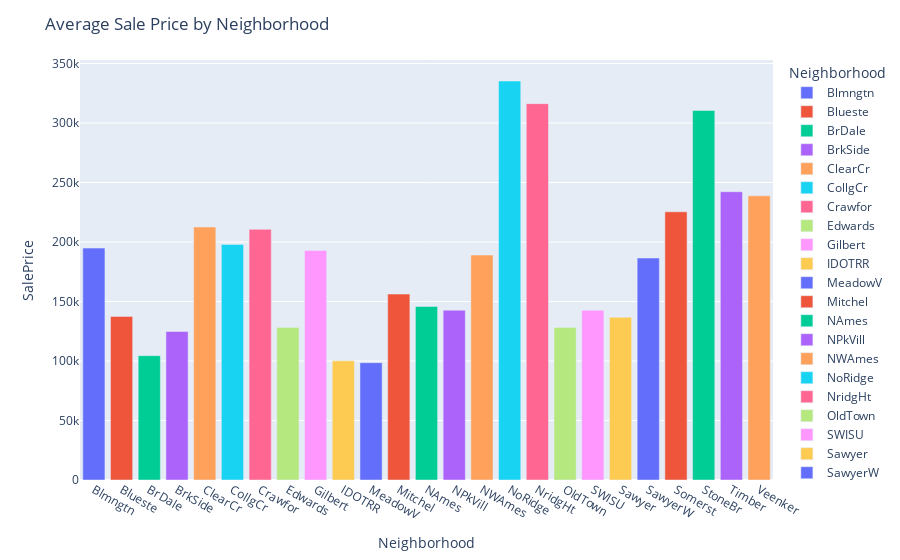

The notebook cell this image was saved under:
### Code cell
neighborhood_prices = prices_df.groupby('Neighborhood')['SalePrice'].mean().reset_index()

# Using Plotly Express
fig = px.bar(neighborhood_prices, x='Neighborhood', y='SalePrice', color='Neighborhood')
fig.update_layout(title='Average Sale Price by Neighborhood')
fig.show()

### Figure 1 — Plotly figure (JSON) as saved in the notebook; plotly's stock layout.template omitted (floating-point values rounded to 4 significant figures)
{"data": [{"alignmentgroup": "True", "hovertemplate": "Neighborhood=%{x}<br>SalePrice=%{y}<extra></extra>", "legendgroup": "Blmngtn", "marker": {"color": "#636efa", "pattern": {"shape": ""}}, "name": "Blmngtn", "offsetgroup": "Blmngtn", "orientation": "v", "showlegend": true, "textposition": "auto", "type": "bar", "x": ["Blmngtn"], "xaxis": "x", "y": [194900.0], "yaxis": "y"}, {"alignmentgroup": "True", "hovertemplate": "Neighborhood=%{x}<br>SalePrice=%{y}<extra></extra>", "legendgroup": "Blueste", "marker": {"color": "#EF553B", "pattern": {"shape": ""}}, "name": "Blueste", "offsetgroup": "Blueste", "orientation": "v", "showlegend": true, "textposition": "auto", "type": "bar", "x": ["Blueste"], "xaxis": "x", "y": [137500], "yaxis": "y"}, {"alignmentgroup": "True", "hovertemplate": "Neighborhood=%{x}<br>SalePrice=%{y}<extra></extra>", "legendgroup": "BrDale", "marker": {"color": "#00cc96", "pattern": {"shape": ""}}, "name": "BrDale", "offsetgroup": "BrDale", "orientation": "v", "showlegend": true, "textposition": "auto", "type": "bar", "x": ["BrDale"], "xaxis": "x", "y": [104500.0], "yaxis": "y"}, {"alignmentgroup": "True", "hovertemplate": "Neighborhood=%{x}<br>SalePrice=%{y}<extra></extra>", "legendgroup": "BrkSide", "marker": {"color": "#ab63fa", "pattern": {"shape": ""}}, "name": "BrkSide", "offsetgroup": "BrkSide", "orientation": "v", "showlegend": true, "textposition": "auto", "type": "bar", "x": ["BrkSide"], "xaxis": "x", "y": [124800.0], "yaxis": "y"}, {"alignmentgroup": "True", "hovertemplate": "Neighborhood=%{x}<br>SalePrice=%{y}<extra></extra>", "legendgroup": "ClearCr", "marker": {"color": "#FFA15A", "pattern": {"shape": ""}}, "name": "ClearCr", "offsetgroup": "ClearCr", "orientation": "v", "showlegend": true, "textposition": "auto", "type": "bar", "x": ["ClearCr"], "xaxis": "x", "y": [212600.0], "yaxis": "y"}, {"alignmentgroup": "True", "hovertemplate": "Neighborhood=%{x}<br>SalePrice=%{y}<extra></extra>", "legendgroup": "CollgCr", "marker": {"color": "#19d3f3", "pattern": {"shape": ""}}, "name": "CollgCr", "offsetgroup": "CollgCr", "orientation": "v", "showlegend": true, "textposition": "auto", "type": "bar", "x": ["CollgCr"], "xaxis": "x", "y": [198000.0], "yaxis": "y"}, {"alignmentgroup": "True", "hovertemplate": "Neighborhood=%{x}<br>SalePrice=%{y}<extra></extra>", "legendgroup": "Crawfor", "marker": {"color": "#FF6692", "pattern": {"shape": ""}}, "name": "Crawfor", "offsetgroup": "Crawfor", "orientation": "v", "showlegend": true, "textposition": "auto", "type": "bar", "x": ["Crawfor"], "xaxis": "x", "y": [210600.0], "yaxis": "y"}, {"alignmentgroup": "True", "hovertemplate": "Neighborhood=%{x}<br>SalePrice=%{y}<extra></extra>", "legendgroup": "Edwards", "marker": {"color": "#B6E880", "pattern": {"shape": ""}}, "name": "Edwards", "offsetgroup": "Edwards", "orientation": "v", "showlegend": true, "textposition": "auto", "type": "bar", "x": ["Edwards"], "xaxis": "x", "y": [128200.0], "yaxis": "y"}, {"alignmentgroup": "True", "hovertemplate": "Neighborhood=%{x}<br>SalePrice=%{y}<extra></extra>", "legendgroup": "Gilbert", "marker": {"color": "#FF97FF", "pattern": {"shape": ""}}, "name": "Gilbert", "offsetgroup": "Gilbert", "orientation": "v", "showlegend": true, "textposition": "auto", "type": "bar", "x": ["Gilbert"], "xaxis": "x", "y": [192900.0], "yaxis": "y"}, {"alignmentgroup": "True", "hovertemplate": "Neighborhood=%{x}<br>SalePrice=%{y}<extra></extra>", "legendgroup": "IDOTRR", "marker": {"color": "#FECB52", "pattern": {"shape": ""}}, "name": "IDOTRR", "offsetgroup": "IDOTRR", "orientation": "v", "showlegend": true, "textposition": "auto", "type": "bar", "x": ["IDOTRR"], "xaxis": "x", "y": [100100.0], "yaxis": "y"}, {"alignmentgroup": "True", "hovertemplate": "Neighborhood=%{x}<br>SalePrice=%{y}<extra></extra>", "legendgroup": "MeadowV", "marker": {"color": "#636efa", "pattern": {"shape": ""}}, "name": "MeadowV", "offsetgroup": "MeadowV", "orientation": "v", "showlegend": true, "textposition": "auto", "type": "bar", "x": ["MeadowV"], "xaxis": "x", "y": [98580.0], "yaxis": "y"}, {"alignmentgroup": "True", "hovertemplate": "Neighborhood=%{x}<br>SalePrice=%{y}<extra></extra>", "legendgroup": "Mitchel", "marker": {"color": "#EF553B", "pattern": {"shape": ""}}, "name": "Mitchel", "offsetgroup": "Mitchel", "orientation": "v", "showlegend": true, "textposition": "auto", "type": "bar", "x": ["Mitchel"], "xaxis": "x", "y": [156300.0], "yaxis": "y"}, {"alignmentgroup": "True", "hovertemplate": "Neighborhood=%{x}<br>SalePrice=%{y}<extra></extra>", "legendgroup": "NAmes", "marker": {"color": "#00cc96", "pattern": {"shape": ""}}, "name": "NAmes", "offsetgroup": "NAmes", "orientation": "v", "showlegend": true, "textposition": "auto", "type": "bar", "x": ["NAmes"], "xaxis": "x", "y": [145800.0], "yaxis": "y"}, {"alignmentgroup": "True", "hovertemplate": "Neighborhood=%{x}<br>SalePrice=%{y}<extra></extra>", "legendgroup": "NPkVill", "marker": {"color": "#ab63fa", "pattern": {"shape": ""}}, "name": "NPkVill", "offsetgroup": "NPkVill", "orientation": "v", "showlegend": true, "textposition": "auto", "type": "bar", "x": ["NPkVill"], "xaxis": "x", "y": [142700.0], "yaxis": "y"}, {"alignmentgroup": "True", "hovertemplate": "Neighborhood=%{x}<br>SalePrice=%{y}<extra></extra>", "legendgroup": "NWAmes", "marker": {"color": "#FFA15A", "pattern": {"shape": ""}}, "name": "NWAmes", "offsetgroup": "NWAmes", "orientation": "v", "showlegend": true, "textposition": "auto", "type": "bar", "x": ["NWAmes"], "xaxis": "x", "y": [189100.0], "yaxis": "y"}, {"alignmentgroup": "True", "hovertemplate": "Neighborhood=%{x}<br>SalePrice=%{y}<extra></extra>", "legendgroup": "NoRidge", "marker": {"color": "#19d3f3", "pattern": {"shape": ""}}, "name": "NoRidge", "offsetgroup": "NoRidge", "orientation": "v", "showlegend": true, "textposition": "auto", "type": "bar", "x": ["NoRidge"], "xaxis": "x", "y": [335300.0], "yaxis": "y"}, {"alignmentgroup": "True", "hovertemplate": "Neighborhood=%{x}<br>SalePrice=%{y}<extra></extra>", "legendgroup": "NridgHt", "marker": {"color": "#FF6692", "pattern": {"shape": ""}}, "name": "NridgHt", "offsetgroup": "NridgHt", "orientation": "v", "showlegend": true, "textposition": "auto", "type": "bar", "x": ["NridgHt"], "xaxis": "x", "y": [316300.0], "yaxis": "y"}, {"alignmentgroup": "True", "hovertemplate": "Neighborhood=%{x}<br>SalePrice=%{y}<extra></extra>", "legendgroup": "OldTown", "marker": {"color": "#B6E880", "pattern": {"shape": ""}}, "name": "OldTown", "offsetgroup": "OldTown", "orientation": "v", "showlegend": true, "textposition": "auto", "type": "bar", "x": ["OldTown"], "xaxis": "x", "y": [128200.0], "yaxis": "y"}, {"alignmentgroup": "True", "hovertemplate": "Neighborhood=%{x}<br>SalePrice=%{y}<extra></extra>", "legendgroup": "SWISU", "marker": {"color": "#FF97FF", "pattern": {"shape": ""}}, "name": "SWISU", "offsetgroup": "SWISU", "orientation": "v", "showlegend": true, "textposition": "auto", "type": "bar", "x": ["SWISU"], "xaxis": "x", "y": [142600.0], "yaxis": "y"}, {"alignmentgroup": "True", "hovertemplate": "Neighborhood=%{x}<br>SalePrice=%{y}<extra></extra>", "legendgroup": "Sawyer", "marker": {"color": "#FECB52", "pattern": {"shape": ""}}, "name": "Sawyer", "offsetgroup": "Sawyer", "orientation": "v", "showlegend": true, "textposition": "auto", "type": "bar", "x": ["Sawyer"], "xaxis": "x", "y": [136800.0], "yaxis": "y"}, {"alignmentgroup": "True", "hovertemplate": "Neighborhood=%{x}<br>SalePrice=%{y}<extra></extra>", "legendgroup": "SawyerW", "marker": {"color": "#636efa", "pattern": {"shape": ""}}, "name": "SawyerW", "offsetgroup": "SawyerW", "orientation": "v", "showlegend": true, "textposition": "auto", "type": "bar", "x": ["SawyerW"], "xaxis": "x", "y": [186600.0], "yaxis": "y"}, {"alignmentgroup": "True", "hovertemplate": "Neighborhood=%{x}<br>SalePrice=%{y}<extra></extra>", "legendgroup": "Somerst", "marker": {"color": "#EF553B", "pattern": {"shape": ""}}, "name": "Somerst", "offsetgroup": "Somerst", "orientation": "v", "showlegend": true, "textposition": "auto", "type": "bar", "x": ["Somerst"], "xaxis": "x", "y": [225400.0], "yaxis": "y"}, {"alignmentgroup": "True", "hovertemplate": "Neighborhood=%{x}<br>SalePrice=%{y}<extra></extra>", "legendgroup": "StoneBr", "marker": {"color": "#00cc96", "pattern": {"shape": ""}}, "name": "StoneBr", "offsetgroup": "StoneBr", "orientation": "v", "showlegend": true, "textposition": "auto", "type": "bar", "x": ["StoneBr"], "xaxis": "x", "y": [310499], "yaxis": "y"}, {"alignmentgroup": "True", "hovertemplate": "Neighborhood=%{x}<br>SalePrice=%{y}<extra></extra>", "legendgroup": "Timber", "marker": {"color": "#ab63fa", "pattern": {"shape": ""}}, "name": "Timber", "offsetgroup": "Timber", "orientation": "v", "showlegend": true, "textposition": "auto", "type": "bar", "x": ["Timber"], "xaxis": "x", "y": [242200.0], "yaxis": "y"}, {"alignmentgroup": "True", "hovertemplate": "Neighborhood=%{x}<br>SalePrice=%{y}<extra></extra>", "legendgroup": "Veenker", "marker": {"color": "#FFA15A", "pattern": {"shape": ""}}, "name": "Veenker", "offsetgroup": "Veenker", "orientation": "v", "showlegend": true, "textposition": "auto", "type": "bar", "x": ["Veenker"], "xaxis": "x", "y": [238800.0], "yaxis": "y"}], "layout": {"barmode": "relative", "legend": {"title": {"text": "Neighborhood"}, "tracegroupgap": 0}, "margin": {"t": 60}, "title": {"text": "Average Sale Price by Neighborhood"}, "xaxis": {"anchor": "y", "categoryarray": ["Blmngtn", "Blueste", "BrDale", "BrkSide", "ClearCr", "CollgCr", "Crawfor", "Edwards", "Gilbert", "IDOTRR", "MeadowV", "Mitchel", "NAmes", "NPkVill", "NWAmes", "NoRidge", "NridgHt", "OldTown", "SWISU", "Sawyer", "SawyerW", "Somerst", "StoneBr", "Timber", "Veenker"], "categoryorder": "array", "domain": [0, 1], "title": {"text": "Neighborhood"}}, "yaxis": {"anchor": "x", "domain": [0, 1], "title": {"text": "SalePrice"}}}}
